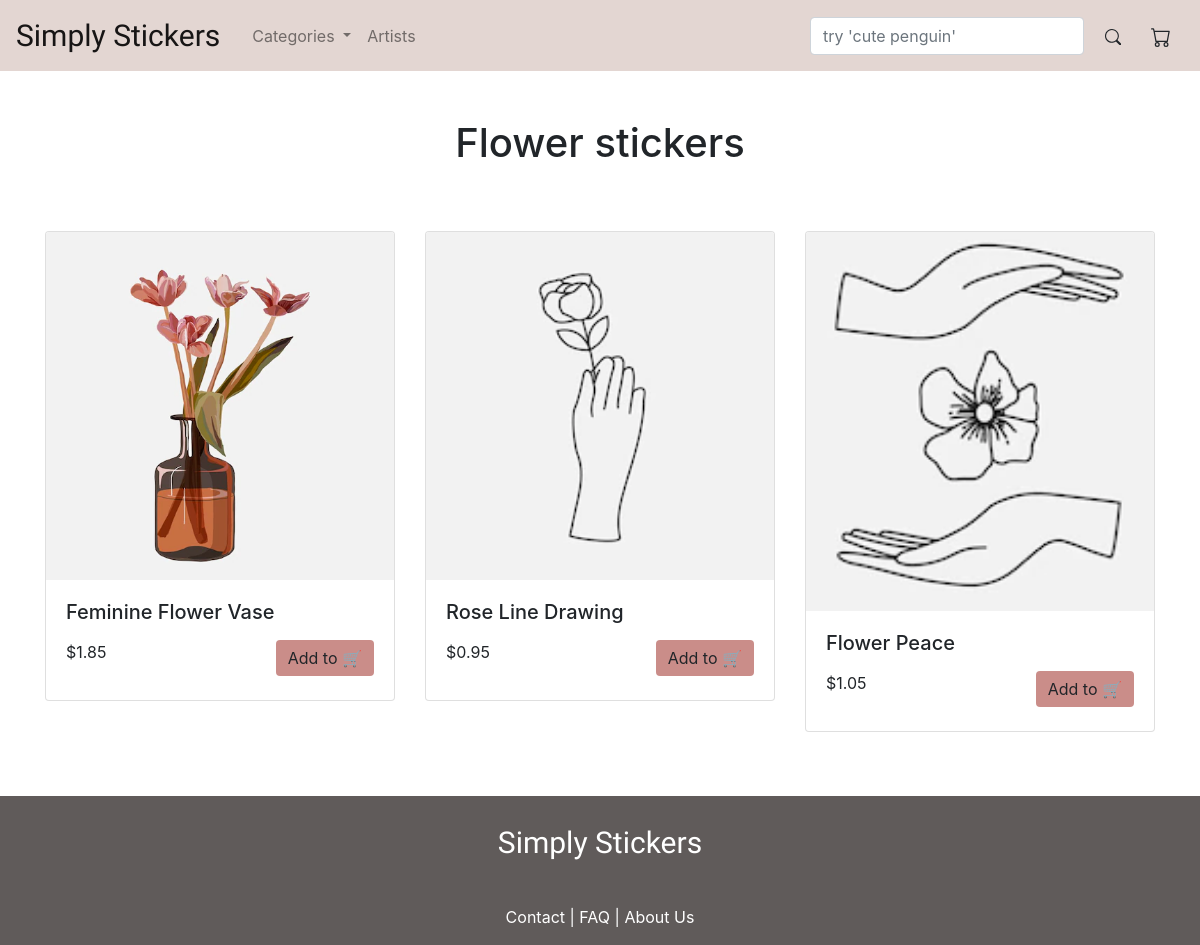
The app's page /flowers/ with its own data.
### sticker_store/models.py (models this page shows, shortened)
class Sticker(db.Model):
    __tablename__='stickers'
    id = db.Column(db.Integer, primary_key=True)
    name = db.Column(db.String(64),nullable=False)
    description = db.Column(db.String(500), nullable=False)
    image = db.Column(db.String(60), nullable=False)
    price = db.Column(db.Float, nullable=False)
    artist_id = db.Column(db.Integer, db.ForeignKey('artists.id'))
    shiny = db.Column(db.Boolean)
    puffy = db.Column(db.Boolean)
    category = db.Column(db.String(64))
    alt = db.Column(db.String(64))

### sticker_store/views.py (the view)
@bp.route('/flowers/')
def flowers():
    stickers = Sticker.query.filter(Sticker.category == "Flower")
    return render_template('cat_flowers.html', stickers = stickers)

### sticker_store/templates/cat_flowers.html (shortened to what this page needs)
{% extends 'base.html' %}
{% block head %}
<div class="container my-5 text-center">
    <h1>Flower stickers</h1>
{% endblock %}
{% block main %}
<div class="container mb-5">
    <div class="row mb-5">
        {% for sticker in stickers%}
        <div class="col col-lg-4 my-3">
            <a href={{ url_for('main.sticker_listing') }} class="text-decoration-none text-reset">
                <div class="card">
                    <img class="card-img-top" src="{{url_for('static', filename='img/stickers/'+sticker.image)}}"
                        alt="{{ sticker.alt }}">
                    <div class="card-body">
                        <h5 class="card-title">{{sticker.name}}</h5>
                        <p>
                        <form action="{{ url_for('main.order') }}">
                            <input class="btn float-right d-inline-block" type="submit" value="Add to &#128722;"
                                style="background-color: #CA8D89; border:#CA8D89">
                        </form>
                        </p>
                        <p class="card-text pb-3">${{sticker.price}}</p>
                    </div>
                </div>
        </div>
        {% endfor %}
    </div>
</div>
{% endblock %}

### sticker_store/static/css/styles.css (style rules this page uses)
img { object-fit: cover; max-width: 100%; max-height: 100%; width: auto; height: auto; }

### records on screen
Sticker: image (picture), name "Feminine Flower Vase", price "1.85"
Sticker: image (picture), name "Rose Line Drawing", price "0.95"
Sticker: image (picture), name "Flower Peace", price "1.05"
